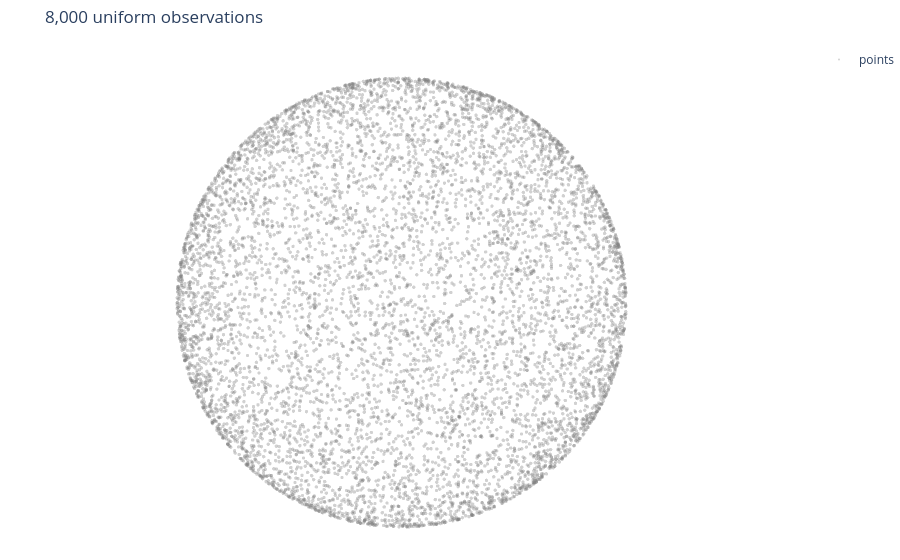

The notebook cell saved with this chart:
### Markdown cell above
## 1. Load or sample observations

Choose `"uniform"` or `"vmf"`. The von Mises–Fisher distribution has density proportional to $\exp(\kappa\mu^\top x)$ on the unit sphere; larger $\kappa$ puts more points near $\mu$. Start with uniform data for the clearest example. Each choice is cached locally.

### Code cell
DISTRIBUTION = "uniform"  # change to "vmf" to try nonuniform observations
N, DATA_SEED = 8000, 0
KAPPA = 1.0  # vmf mean direction is fixed to the north pole here

if DISTRIBUTION not in {"uniform", "vmf"}:
    raise ValueError("Choose 'uniform' or 'vmf'.")
cache_dir = HERE / "data"
cache_dir.mkdir(exist_ok=True)
tag = DISTRIBUTION if DISTRIBUTION == "uniform" else f"vmf_kappa{KAPPA:g}_north"
cache = cache_dir / f"sphere_{tag}_n{N}_seed{DATA_SEED}.npy"
if cache.exists():
    X = np.load(cache, allow_pickle=False)
    print(f"Loaded {cache.name}")
else:
    X = (sample_uniform_sphere(N, seed=DATA_SEED) if DISTRIBUTION == "uniform"
         else sample_vmf_sphere(N, kappa=KAPPA, seed=DATA_SEED))
    np.save(cache, X)
    print(f"Saved {cache.name}")
assert X.shape == (N, 3) and np.allclose(np.linalg.norm(X, axis=1), 1)
fig = plot_diffusion_3D(X, mode="sphere", show_scene=False)
fig.update_layout(title=f"{N:,} {DISTRIBUTION} observations", margin=dict(t=45))
fig.show()

### Figure 1 — Plotly figure (JSON) as saved in the notebook; plotly's stock layout.template omitted (floating-point values rounded to 4 significant figures; data arrays with more than 128 entries replaced by an {"elided": "..."} marker saying what was removed)
{"data": [{"marker": {"color": "gray", "opacity": 0.6, "size": 2}, "mode": "markers", "name": "points", "opacity": 0.6, "type": "scatter3d", "x": {"elided": "8000 float values"}, "y": {"elided": "8000 float values"}, "z": {"elided": "8000 float values"}}], "layout": {"margin": {"b": 0, "l": 0, "r": 0, "t": 45}, "scene": {"aspectmode": "data", "camera": {"eye": {"x": 0.8, "y": 0.8, "z": 0.8}}, "xaxis": {"visible": false}, "yaxis": {"visible": false}, "zaxis": {"visible": false}}, "showlegend": true, "title": {"text": "8,000 uniform observations"}}}
